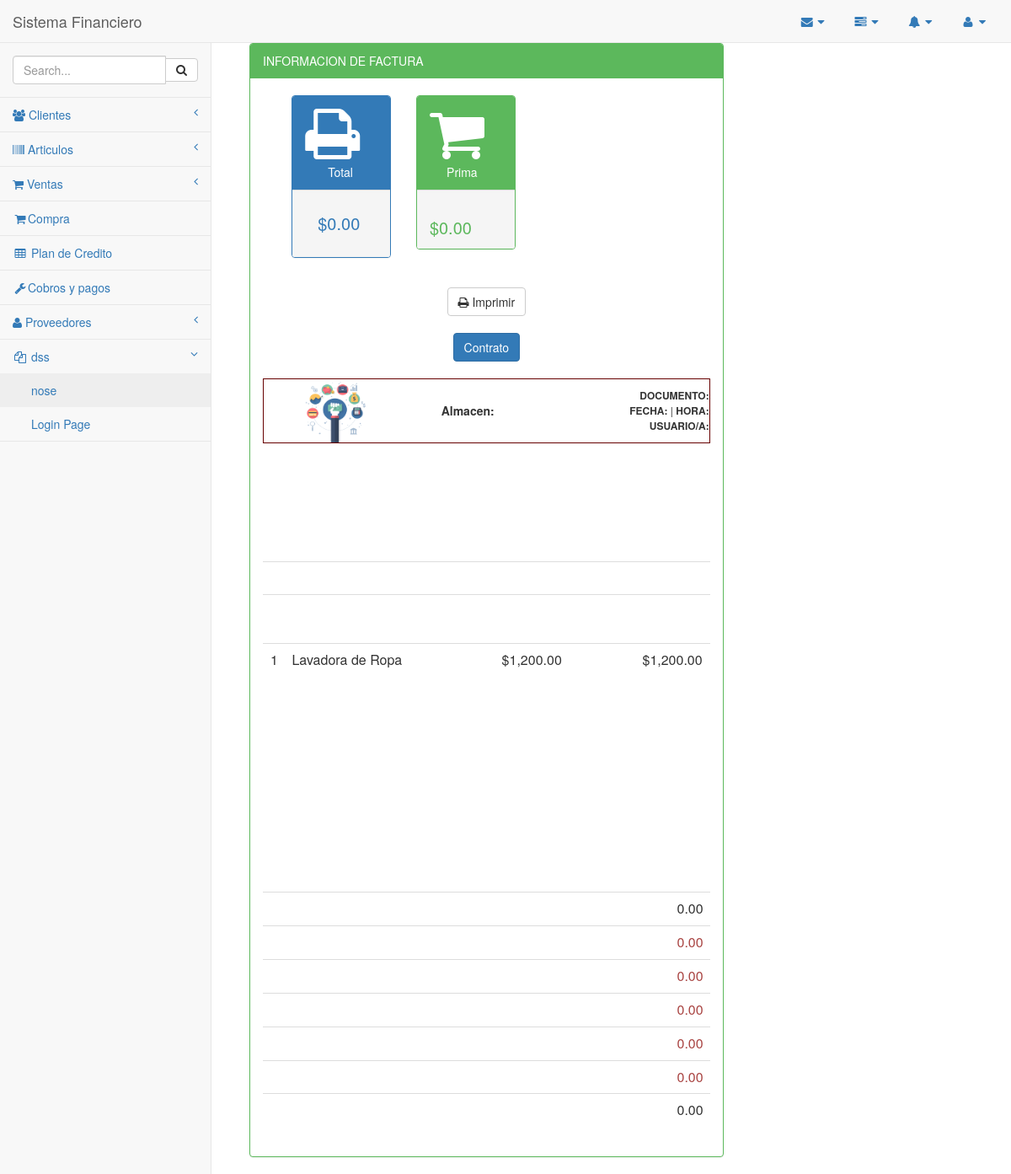
Before: /venta/pro_cont_cred.php with the older database file.
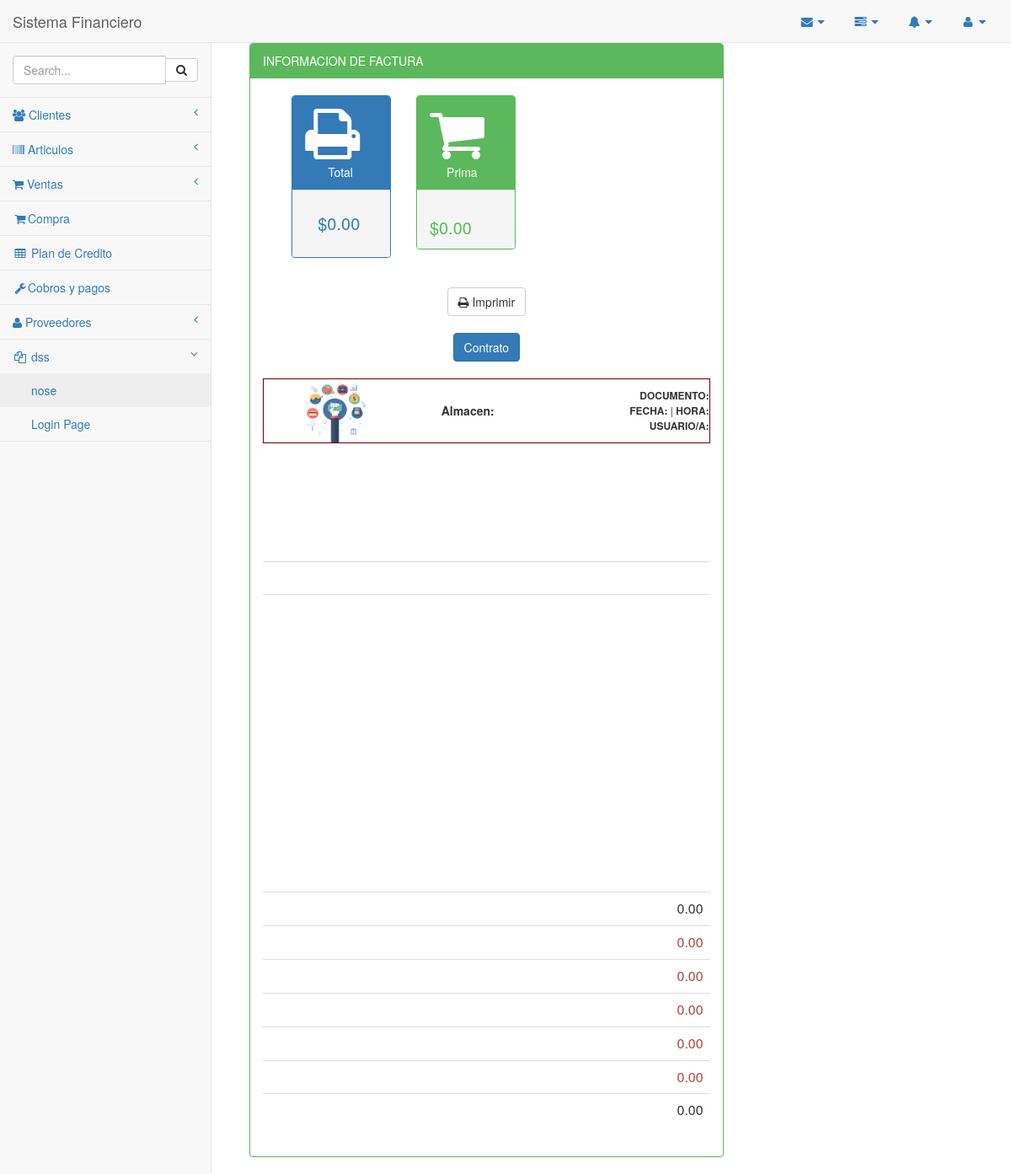
After: the same page with the newer database file.
### tables this page shows
CREATE TABLE `ventac_temp` (
  `id_venta` int(10) NOT NULL,
  `id_articulo` int(10) DEFAULT NULL,
  `cantidad` int(10) DEFAULT NULL
);

CREATE TABLE `articulos` (
  `idarticulos` int(11) NOT NULL,
  `codigo` varchar(45) DEFAULT NULL,
  `nombre` varchar(45) DEFAULT NULL,
  `cantidad` int(11) DEFAULT NULL,
  `valor` float DEFAULT NULL,
  `marca` varchar(45) DEFAULT NULL,
  `estado` varchar(45) DEFAULT NULL,
  `unidad` int(11) DEFAULT NULL,
  `idproveedor` int(10) DEFAULT NULL,
  `idcategoria` int(10) DEFAULT NULL
);

CREATE TABLE `inventario` (
  `idinventario` int(11) NOT NULL,
  `id_articulos` int(11) DEFAULT NULL,
  `stock` int(11) DEFAULT NULL,
  `stockMinimo` int(11) DEFAULT NULL,
  `pv` float DEFAULT NULL,
  `cant` int(11) DEFAULT NULL
);

### funciones.php (called while the page is built, shortened)
<?php
function formato($valor){
		return number_format($valor,2,".",",");
	}
        ?>

### venta/pro_cont_cred.php (the view, shortened to what the changed rows need)
<?php
include_once '../conexion/php_conexion.php';
include_once '../funciones.php';
 include_once '../Plantilla/encabezado.php';
        $pa=mysqli_query($conexion,"SELECT MAX(factura)as maximo FROM factura");
        if($row=mysqli_fetch_array($pa)){
            if($row['maximo']==NULL){
                $factura='12548741';
            }else{
                $factura=$row['maximo']+1;
            }
        }
?>
        <div id="page-wrapper">
            <div class="container-fluid">
            <div class="row">
                <div class="col-md-8">
                    <div class="panel panel-green">
                        <br/>
                        <div class="panel-body">
                        <center><button onclick="imprimir();" class="btn btn-default"><i class=" fa fa-print "></i> Imprimir</button></center><br>
                        <?php if ($_GET['pago']=='CONTADO') { }else{?>
                        <center> <button type="submit" class="btn btn-primary" onclick="location.href='./contrato.php?ir=<?php echo $id_cliente;?>&fac=<?php echo $factura;?>'">Contrato</button></center><br>
                        <?php }?>
                            <br>
                            <div id="imprimeme">
                             <br><br><br><br><br><br>
                            <br>
                            <div style="width:100%; height:275px; overflow: auto;">
                            <table class="table" width="425px" style="border: 1px dotted #FFFFFF; -moz-border-radius: 12px;-webkit-border-radius: 12px;padding: 10px;">
                                            <?php
                                                mysqli_query($conexion,"INSERT INTO factura (factura,valor,fecha) VALUE ('$factura','$netoO','$fecha')");
                                                $pa=mysqli_query($conexion,"SELECT * FROM ventaC_temp, inventario
                                                WHERE  ventaC_temp.id_articulo=inventario.id_articulos");
                                                while($row=mysqli_fetch_array($pa)){
                                                    $cantidad=$row['cantidad'];
                                                    $id_art=$row['id_articulo'];
                                                    $codigo=$row['id_articulo'];
                                                     $new=$row['pv'];
                                                    $importe_dos=$row['cantidad']*$new+$iva;
                        $consultaAr=mysqli_query($conexion,"SELECT * FROM articulos WHERE idarticulos=".$row['id_articulo']."");
                        while($rowCon=mysqli_fetch_array($consultaAr)){
                            $p_nombre=$rowCon['nombre'];
                            $costo=$rowCon['valor'];
                        }
                                                    $cost_total=$row['cantidad']*$costo;
                                                    mysqli_query($conexion,"INSERT INTO detalle (factura, articulo, codigo, cantidad, valor, importe, tipo, fecha)
                                                                              VALUES ('$factura','$id_art','$codigo','$cantidad','$new','$importe_dos','VENTA','$fecha')");
                                                     $pwa=mysqli_query($conexion,"SELECT * FROM inventario WHERE id_articulos='$codigo'");
                                                    if($roww=mysqli_fetch_array($pwa)){
                                                        $new_cant=$roww['stock']-$cantidad;
                                                        mysqli_query($conexion,"UPDATE inventario SET stock='$new_cant' WHERE id_articulos='$codigo'");
                                                    }
                                                    $detalle_sql="INSERT INTO kardex (factura, tipo, id_articulos, cantidad, costoK, importe, stockk, fecha)
                                                                          VALUES ('$factura','VENTA','$id_art','$cantidad','$costo','$cost_total','$new_cant','$fecha')";
                                                    mysqli_query($conexion,$detalle_sql);
                                            ?>
                                            <tr>
                                                <td width="5%" align="left"><?php echo $cantidad; ?></td>
                                                <td width="75%"><?php echo  $p_nombre;  ?></td>
                                                <td><div align="right">$<?php echo formato($new); ?></div></td>
                                                <td width="20%"><div align="right"></div></td>
                                                <td width="2%"><div align="right"></div></td>
                                                <td><div align="right">$<?php echo formato($importe_dos); ?></div></td>
                                            </tr>
                                                <?php } ?>
                                        </table>
                                        </div>
                                        <br>
                        </div>
                    </div>
                </div>
            </div>
        </div>
<?php
include_once '../Plantilla/inferior.php';
?>

Changed rows visible on the page:
removed ventac_temp: cantidad "1", id_articulo.nombre "Lavadora de Ropa", inventario.pv "1,200.00", cantidad.pv "1,200.00"
